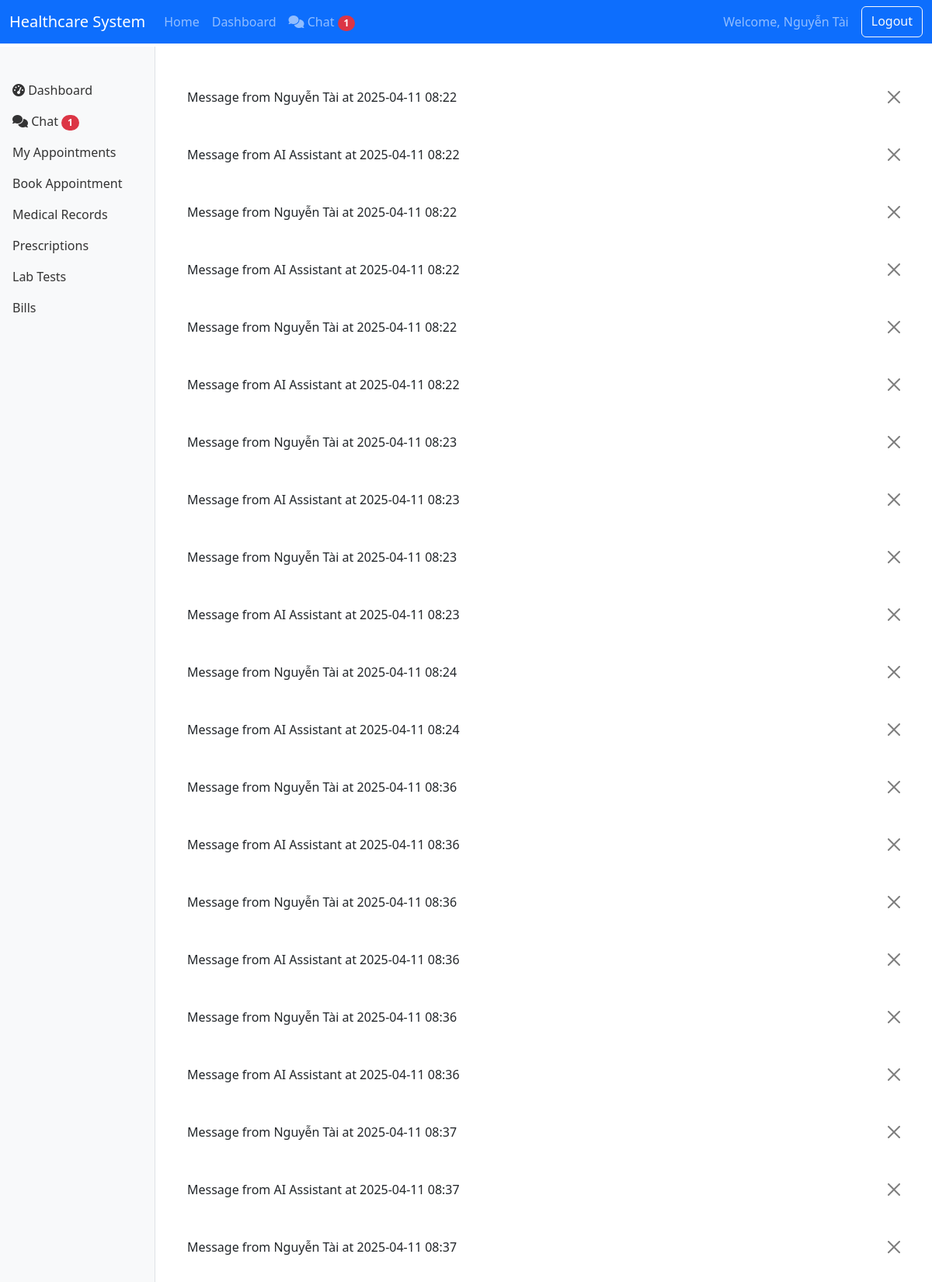
/chat/conversation/1/ (signed in, upper part), run on the app's committed database.
### core/models.py (models this page shows, shortened)
class User(AbstractUser):
    USER_TYPE_CHOICES = (
        ('patient', 'Patient'),
        ('doctor', 'Doctor'),
        ('nurse', 'Nurse'),
        ('admin', 'Administrator'),
        ('pharmacist', 'Pharmacist'),
        ('insurance', 'Insurance Provider'),
        ('lab_tech', 'Lab Technician'),
    )
    user_type = models.CharField(max_length=20, choices=USER_TYPE_CHOICES)
    phone_number = models.CharField(max_length=15, blank=True, null=True)
    address = models.TextField(blank=True, null=True)
    date_of_birth = models.DateField(blank=True, null=True)

### chat/models.py (models this page shows)
class Message(models.Model):
    MESSAGE_TYPES = (
        ('text', 'Text'),
        ('image', 'Image'),
        ('file', 'File'),
        ('ai_response', 'AI Response'),
    )
    conversation = models.ForeignKey(Conversation, on_delete=models.CASCADE, related_name='messages')
    sender = models.ForeignKey(settings.AUTH_USER_MODEL, on_delete=models.CASCADE, related_name='sent_messages', null=True, blank=True)
    content = models.TextField()
    timestamp = models.DateTimeField(default=timezone.now)
    is_read = models.BooleanField(default=False)
    message_type = models.CharField(max_length=20, choices=MESSAGE_TYPES, default='text')
    attachment = models.FileField(upload_to='chat_attachments/', null=True, blank=True)
    def __str__(self):
        sender_name = self.sender.get_full_name() if self.sender else "AI Assistant"
        return f"Message from {sender_name} at {self.timestamp.strftime('%Y-%m-%d %H:%M')}"
    class Meta:
        ordering = ['timestamp']

### chat/views.py (the view)
# urls.py: path('conversation/<int:conversation_id>/', views.conversation_detail, name='conversation'),
@login_required
def conversation_detail(request, conversation_id):
    user = request.user
    conversation = get_object_or_404(
        Conversation.objects.filter(Q(initiator=user) | Q(receiver=user)),
        id=conversation_id
    )
    search_query = request.GET.get('q', '')
    unread_messages = Message.objects.filter(
        conversation=conversation,
        is_read=False
    ).exclude(sender=user)
    for message in unread_messages:
        message.is_read = True
        message.save()
    messages_query = Message.objects.filter(conversation=conversation)
    if search_query:
        messages_list = messages_query.filter(content__icontains=search_query).order_by('timestamp')
        for message in messages_list:
            message.content = message.content.replace(
                search_query,
                f'<span class="bg-warning">{search_query}</span>'
            )
    else:
        messages_list = messages_query.order_by('timestamp')
    is_ai_conversation = conversation.conversation_type == 'ai_assistant'
    available_doctors = []
    if user.user_type == 'patient':
        available_doctors = Doctor.objects.all()
    conversations = Conversation.objects.filter(
        Q(initiator=user) | Q(receiver=user),
        is_active=True
    ).order_by('-updated_at')
    ai_conversation = Conversation.objects.filter(
        initiator=user,
        conversation_type='ai_assistant'
    ).first()
    context = {
        'conversation': conversation,
        'conversations': conversations,
        'ai_conversation': ai_conversation,
        'messages': messages_list,
        'is_ai_conversation': is_ai_conversation,
        'available_doctors': available_doctors,
        'search_query': search_query
    }
    return render(request, 'chat/conversation.html', context)

### chat/models.py (called while the page is built)
    def get_last_message(self):
        return self.messages.order_by('-timestamp').first()

### chat/templates/chat/conversation.html (shortened to what this page needs)
{% extends 'chat/base_chat.html' %}

### core/templates/core/base.html (shortened to what this page needs)
<!DOCTYPE html>
<html lang="en">
<head>
    <link href="https://cdn.jsdelivr.net/npm/bootstrap@5.3.0-alpha1/dist/css/bootstrap.min.css" rel="stylesheet">
    <link rel="stylesheet" href="https://cdnjs.cloudflare.com/ajax/libs/font-awesome/6.4.0/css/all.min.css">
</head>
<body>
    <nav class="navbar navbar-expand-md navbar-dark bg-primary fixed-top">
        <div class="container-fluid">
            <a class="navbar-brand" href="{% url 'core:home' %}">Healthcare System</a>
            <div class="collapse navbar-collapse" id="navbarCollapse">
                <ul class="navbar-nav me-auto mb-2 mb-md-0">
                    <li class="nav-item">
                        <a class="nav-link" href="{% url 'core:home' %}">Home</a>
                    </li>
                    {% if user.is_authenticated %}
                    <li class="nav-item">
                        <a class="nav-link" href="{% url 'core:dashboard' %}">Dashboard</a>
                    </li>
                    <li class="nav-item">
                        <a class="nav-link" href="{% url 'chat:home' %}">
                            <i class="fas fa-comments"></i> Chat
                            <span class="badge bg-danger rounded-pill d-none" id="chatUnreadBadge">0</span>
                        </a>
                    </li>
                    {% endif %}
                </ul>
                <div class="d-flex">
                    {% if user.is_authenticated %}
                    <span class="navbar-text me-3">Welcome, {{ user.get_full_name|default:user.username }}</span>
                    <a href="{% url 'core:logout' %}" class="btn btn-outline-light">Logout</a>
                    {% else %}
                    <a href="{% url 'core:login' %}" class="btn btn-outline-light me-2">Login</a>
                    <a href="{% url 'core:register' %}" class="btn btn-light">Register</a>
                    {% endif %}
                </div>
            </div>
        </div>
    </nav>
    <div class="container-fluid">
        <div class="row">
            {% if user.is_authenticated %}
            <nav id="sidebar" class="col-md-3 col-lg-2 d-md-block sidebar collapse">
                <div class="position-sticky pt-3">
                    <ul class="nav flex-column">
                        {% block sidebar %}
                        <li class="nav-item">
                            <a class="nav-link" href="{% url 'core:dashboard' %}">
                                <i class="fas fa-tachometer-alt"></i> Dashboard
                            </a>
                        </li>
                        <li class="nav-item">
                            <a class="nav-link" href="{% url 'chat:home' %}">
                                <i class="fas fa-comments"></i> Chat
                                <span class="badge bg-danger rounded-pill d-none" id="sidebarChatUnreadBadge">0</span>
                            </a>
                        </li>
                        {% if user.user_type == 'patient' %}
                        <li class="nav-item">
                            <a class="nav-link" href="{% url 'core:patient_appointments' %}">
                                My Appointments
                            </a>
                        </li>
                        <li class="nav-item">
                            <a class="nav-link" href="{% url 'core:book_appointment' %}">
                                Book Appointment
                            </a>
                        </li>
                        <li class="nav-item">
                            <a class="nav-link" href="{% url 'core:patient_medical_records' %}">
                                Medical Records
                            </a>
                        </li>
                        <li class="nav-item">
                            <a class="nav-link" href="{% url 'core:patient_prescriptions' %}">
                                Prescriptions
                            </a>
                        </li>
                        <li class="nav-item">
                            <a class="nav-link" href="{% url 'core:patient_lab_tests' %}">
                                Lab Tests
                            </a>
                        </li>
                        <li class="nav-item">
                            <a class="nav-link" href="{% url 'core:patient_bills' %}">
                                Bills
                            </a>
                        </li>
                        {% elif user.user_type == 'pharmacist' %}
                        <li class="nav-item">
                            <a class="nav-link" href="{% url 'core:pharmacist_prescriptions' %}">
                                Prescriptions
                            </a>
                        </li>
                        {% elif user.user_type == 'lab_tech' %}
                        <li class="nav-item">
                            <a class="nav-link" href="{% url 'core:lab_tests' %}">
                                Lab Tests
                            </a>
                        </li>
                        {% elif user.user_type == 'insurance' %}
                        <li class="nav-item">
                            <a class="nav-link" href="{% url 'core:insurance_claims' %}">
                                Insurance Claims
                            </a>
                        </li>
                        {% endif %}
                        {% endblock %}
                    </ul>
                </div>
            </nav>
            <main class="col-md-9 ms-sm-auto col-lg-10 px-md-4 main-content">
            {% else %}
            <main class="col-12 px-4">
            {% endif %}
                {% if messages %}
                <div class="messages mt-3">
                    {% for message in messages %}
                    <div class="alert alert-{{ message.tags }} alert-dismissible fade show" role="alert">
                        {{ message }}
                        <button type="button" class="btn-close" data-bs-dismiss="alert" aria-label="Close"></button>
                    </div>
                    {% endfor %}
                </div>
                {% endif %}
            </main>
        </div>
    </div>
</body>
</html>

### core/templates/core/base.html (style rules this page uses)
body { padding-top: 60px; padding-bottom: 40px; }
.sidebar { position: fixed; top: 60px; bottom: 0; left: 0; z-index: 100; padding: 20px 0; overflow-x: hidden; overflow-y: auto; background-color: #f8f9fa; border-right: 1px solid #dee2e6; }
.sidebar .nav-link { font-weight: 500; color: #333; }
.main-content { margin-left: 240px; padding: 20px; }

### data on the page
User: get_full_name "Nguyễn Tài"
Message: sender+timestamp "Message from Nguyễn Tài at 2025-04-11 08:22"
Message: sender+timestamp "Message from AI Assistant at 2025-04-11 08:22"
Message: sender+timestamp "Message from Nguyễn Tài at 2025-04-11 08:22"
Message: sender+timestamp "Message from AI Assistant at 2025-04-11 08:22"
Message: sender+timestamp "Message from Nguyễn Tài at 2025-04-11 08:22"
Message: sender+timestamp "Message from AI Assistant at 2025-04-11 08:22"
Message: sender+timestamp "Message from Nguyễn Tài at 2025-04-11 08:23"
Message: sender+timestamp "Message from AI Assistant at 2025-04-11 08:23"
Message: sender+timestamp "Message from Nguyễn Tài at 2025-04-11 08:23"
Message: sender+timestamp "Message from AI Assistant at 2025-04-11 08:23"
Message: sender+timestamp "Message from Nguyễn Tài at 2025-04-11 08:24"
Message: sender+timestamp "Message from AI Assistant at 2025-04-11 08:24"
Message: sender+timestamp "Message from Nguyễn Tài at 2025-04-11 08:36"
Message: sender+timestamp "Message from AI Assistant at 2025-04-11 08:36"
Message: sender+timestamp "Message from Nguyễn Tài at 2025-04-11 08:36"
Message: sender+timestamp "Message from AI Assistant at 2025-04-11 08:36"
Message: sender+timestamp "Message from Nguyễn Tài at 2025-04-11 08:36"
Message: sender+timestamp "Message from AI Assistant at 2025-04-11 08:36"
Message: sender+timestamp "Message from Nguyễn Tài at 2025-04-11 08:37"
Message: sender+timestamp "Message from AI Assistant at 2025-04-11 08:37"
Message: sender+timestamp "Message from Nguyễn Tài at 2025-04-11 08:37"
